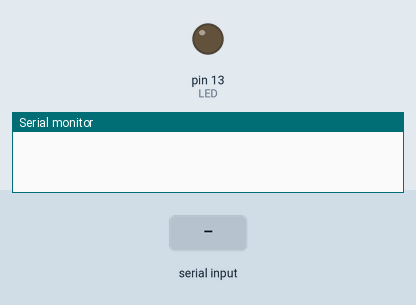
The sketch below on a simulated Arduino Uno, built with avr-gcc and run on an emulated ATmega328P. Parts: output pins drawn as LEDs (lit = HIGH), the last lines printed to the serial monitor. The inputs (shaded band) are chosen by the test bench.

Above: at 1.2 s.
1.3 s: "1" received over Serial
At 1.8 s:
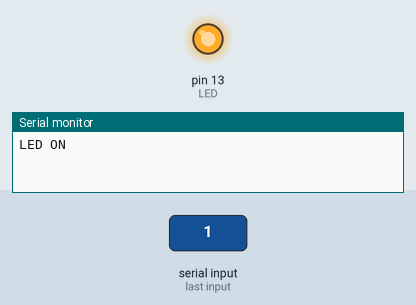
2.8 s: "0" received over Serial
At 4.1 s:
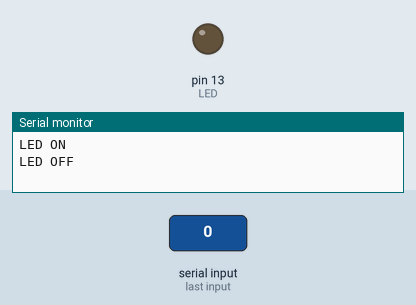
Timing chart, 0 to 5.8 s (numbered marks = the images above; inputs shaded):
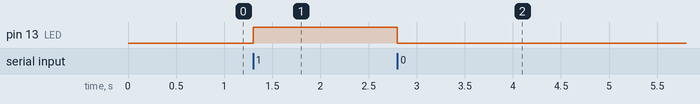

The sketch:

FBWTC1WI4ID4XYQ.ino
```cpp
int LED = 13; //led pin
int info = 0;//variable for the information comming from the bluetooth module
int state = 0;//simple variable for displaying the state
void setup() {
  Serial.begin(9600); //making serial connection
  pinMode(LED, OUTPUT);    //defining LED pin
  digitalWrite(LED, LOW);  //once the programm starts, it's going to turn of the led, as it can be missleading.
}
void loop() {
  if(Serial.available() > 0){  //if there is any information comming from the serial lines...
    info = Serial.read();
    state = 0;   //...than store it into the "info" variable
  }
  if(info == '1'){                //if it gets the number 1(stored in the info variable...
    digitalWrite(LED, HIGH);    //it's gonna turn the led on(the on board one)
    if(state == 0){              //if the flag is 0, than display that the LED is on and than set that value to 1
      Serial.println("LED ON");  //^^that will prevent the arduino sending words LED ON all the time, only when you change the state
      state = 1;
    }
   }
  else if(info == '0'){
    digitalWrite(LED, LOW);      //else, it's going to turn it off
    if(state == 0){
      Serial.println("LED OFF");//display that the LED is off
      state = 1;
     }
  }
}
```

Measured:
- after the input at 1.3 s, pin 13 (LED): LOW → HIGH at once
- after the input at 2.8 s, pin 13 (LED): HIGH → LOW at once
